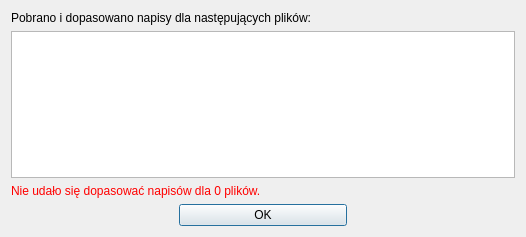
<ui version="4.0" >
 <class>frmSummary</class>
 <widget class="QDialog" name="frmSummary" >
  <property name="windowModality" >
   <enum>Qt::WindowModal</enum>
  </property>
  <property name="geometry" >
   <rect>
    <x>0</x>
    <y>0</y>
    <width>526</width>
    <height>237</height>
   </rect>
  </property>
  <property name="windowTitle" >
   <string>Rezultat dopasowania napisów</string>
  </property>
  <property name="windowIcon" >
   <iconset resource="../res/resources.qrc" >:/icon/qnapi-48-icon.png</iconset>
  </property>
  <layout class="QVBoxLayout" >
   <item>
    <widget class="QLabel" name="label" >
     <property name="text" >
      <string>Pobrano i dopasowano napisy dla następujących plików:</string>
     </property>
    </widget>
   </item>
   <item>
    <widget class="QListWidget" name="lwFiles" />
   </item>
   <item>
    <widget class="QLabel" name="lbFailed" >
     <property name="palette" >
      <palette>
       <active>
        <colorrole role="WindowText" >
         <brush brushstyle="SolidPattern" >
          <color alpha="255" >
           <red>255</red>
           <green>0</green>
           <blue>0</blue>
          </color>
         </brush>
        </colorrole>
       </active>
       <inactive>
        <colorrole role="WindowText" >
         <brush brushstyle="SolidPattern" >
          <color alpha="255" >
           <red>255</red>
           <green>0</green>
           <blue>0</blue>
          </color>
         </brush>
        </colorrole>
       </inactive>
       <disabled>
        <colorrole role="WindowText" >
         <brush brushstyle="SolidPattern" >
          <color alpha="255" >
           <red>146</red>
           <green>145</green>
           <blue>144</blue>
          </color>
         </brush>
        </colorrole>
       </disabled>
      </palette>
     </property>
     <property name="text" >
      <string>Nie udało się dopasować napisów dla 0 plików.</string>
     </property>
    </widget>
   </item>
   <item>
    <layout class="QHBoxLayout" >
     <property name="topMargin" >
      <number>0</number>
     </property>
     <item>
      <spacer>
       <property name="orientation" >
        <enum>Qt::Horizontal</enum>
       </property>
       <property name="sizeHint" >
        <size>
         <width>40</width>
         <height>20</height>
        </size>
       </property>
      </spacer>
     </item>
     <item>
      <widget class="QPushButton" name="pbOK" >
       <property name="sizePolicy" >
        <sizepolicy vsizetype="Fixed" hsizetype="Expanding" >
         <horstretch>0</horstretch>
         <verstretch>0</verstretch>
        </sizepolicy>
       </property>
       <property name="text" >
        <string>OK</string>
       </property>
      </widget>
     </item>
     <item>
      <spacer>
       <property name="orientation" >
        <enum>Qt::Horizontal</enum>
       </property>
       <property name="sizeHint" >
        <size>
         <width>40</width>
         <height>20</height>
        </size>
       </property>
      </spacer>
     </item>
    </layout>
   </item>
  </layout>
 </widget>
 <resources>
  <include location="../res/resources.qrc" />
 </resources>
 <connections>
  <connection>
   <sender>pbOK</sender>
   <signal>clicked()</signal>
   <receiver>frmSummary</receiver>
   <slot>accept()</slot>
   <hints>
    <hint type="sourcelabel" >
     <x>178</x>
     <y>216</y>
    </hint>
    <hint type="destinationlabel" >
     <x>178</x>
     <y>118</y>
    </hint>
   </hints>
  </connection>
 </connections>
</ui>
